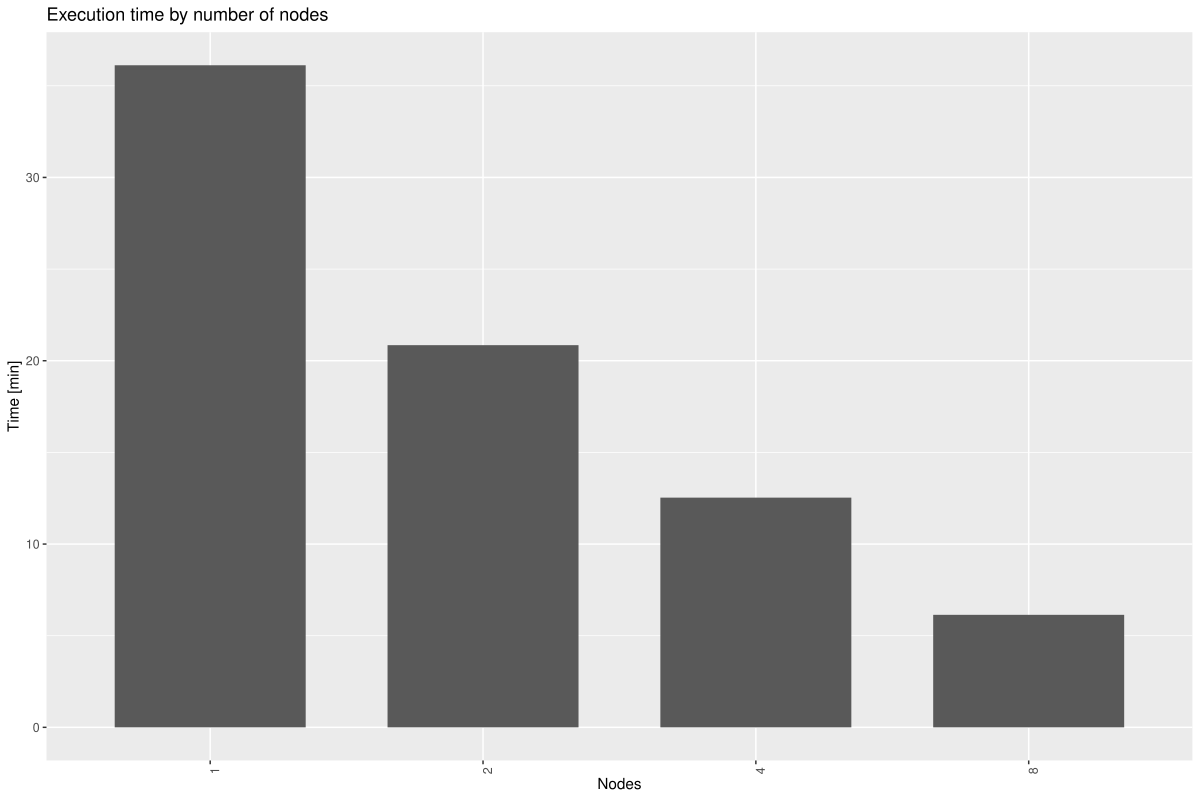

The script that saved this image:
require(tidyverse)
require(lubridate)

paramsPattern = "num-executors"
getParams <- function(command){
  params = str_trim(str_split(command, "--")[[1]])
  params = params[grepl(paramsPattern, params)]
  return(paste(params, collapse = " "))
}

log = enframe(readLines("speedup.txt"))
spark = log %>% filter(grepl(value, pattern = "SparkSubmit ")) %>% 
  separate(value, into = c("time", "appId", "command"), sep = "\\|")
spark$params = spark$command %>% map(getParams)
spark = spark %>% separate(params, into = c(NA,"nodes"), sep = " ") %>%
  select(appId, nodes) 

START = "Reading data"
END   = "Merging DCELs"
pattern = paste0(START,"|",END)
fields = c("time", "appId", "phase")
sdcel0 = log %>% filter(grepl(value, pattern = pattern)) %>%
  separate(value, fields, sep = "\\|") %>%
  mutate(phase = str_trim(phase)) %>%
  mutate(time = parse_date_time(str_replace(time,",","."), "%Y-%m-%d %H:%M:%OS")) %>%
  select(appId, phase, time) 

sdcel1 = sdcel0 %>% pivot_wider(names_from = phase, values_from = time)
names(sdcel1) = c("appId", "read", "merge")
sdcel = sdcel1 %>% mutate(time = merge - read)

data = spark %>% inner_join(sdcel, by = "appId") %>% select(nodes, time) %>%
  group_by(nodes) %>% summarise(time = mean(time))
data$nodes = factor(data$nodes, levels = c("1", "2", "4", "8"))

p = ggplot(data = data, aes(x = nodes, y = time)) +
  geom_bar(stat="identity", position=position_dodge(width = 0.75), width = 0.7) + 
  theme(axis.text.x = element_text(angle = 90, hjust = 1)) + 
  labs(x="Nodes", y="Time [min]", title="Execution time by number of nodes") 
plot(p)

ggsave(paste0("speedup.pdf"), width = 12, height = 8, device = "pdf")
